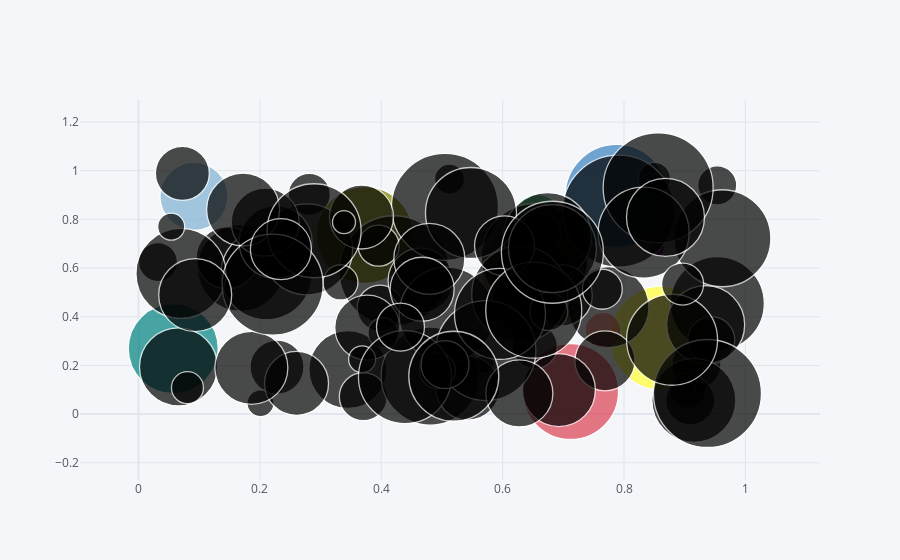

Notebook code for this chart:
### Code cell
df.iplot(kind='bubble', x='a', y='b', size='c')
